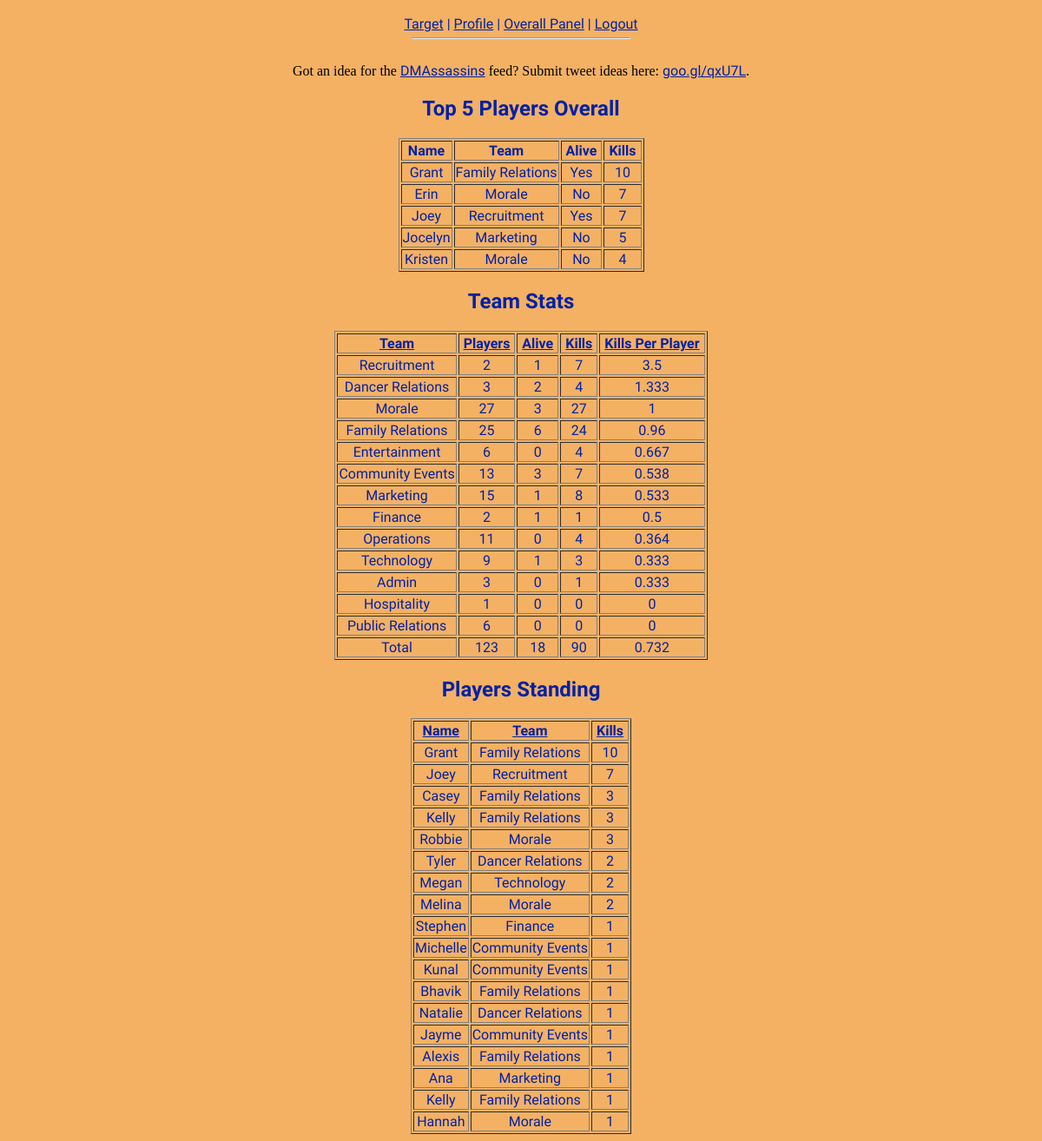
The page /leaderboard.php (signed in) on the database its author committed.
### tables this page shows
CREATE TABLE `users` (
  `pin` smallint(3) NOT NULL,
  `username` text,
  `password` text,
  `name` text,
  `email` text,
  `facebook` text,
  `team` smallint(2) DEFAULT NULL,
  `usertype` smallint(6) DEFAULT NULL,
  `killed` smallint(6) DEFAULT NULL,
  `alive` tinyint(1) DEFAULT NULL,
  `target` smallint(3) DEFAULT NULL,
  `targetted` tinyint(1) DEFAULT NULL,
  `time` timestamp NOT NULL DEFAULT CURRENT_TIMESTAMP ON UPDATE CURRENT_TIMESTAMP,
  PRIMARY KEY (`pin`)
);

### getTeam.php (called while the page is built)
<?php
function getTeam($teamNum)
{
	switch ($teamNum)
	{
		case	0	: $outputTeam = "Community Events"; break;
		case	1	: $outputTeam = "Dancer Relations"; break;
		case	2	: $outputTeam = "Entertainment"; break;
		case	3	: $outputTeam = "Family Relations"; break;
		case	4	: $outputTeam = "Finance"; break;
		case	5	: $outputTeam = "Hospitality"; break;
		case	6	: $outputTeam = "Marketing"; break;
		case	7	: $outputTeam = "Morale"; break;
		case	8	: $outputTeam = "Operations"; break;
		case	9	: $outputTeam = "Public Relations"; break;
		case	10	: $outputTeam = "Recruitment"; break;
		case	11	: $outputTeam = "Technology"; break;
		case	-1	: $outputTeam = "Admin"; break;
	}
	return $outputTeam;
}
?>

### leaderboard.php (the view, shortened to what this page needs)
<?php
include("dashboard.php");
printDashboard(3);
include("getTeam.php");
?>
<html>
<head>
</head>
<body>
<?php
	$table = "users";
$teamOrder		=	$_GET['teamOrder'];
$teamASC		= 	$_GET['teamASC'];
$standingOrder 	=	$_GET['standingOrder'];
$standingASC	=	$_GET['standingASC'];
if ($teamOrder == NULL)
	$teamOrder = 0;
if ($teamASC)
	$teamASCU="ASC";
else
	{$teamASCU="DESC";	$teamASC=0;}
if ($standingASC)
{	$standingASCU = "ASC";}
else
{	$standingASCU = "DESC"; $standingASC=0;}
if ($standingOrder==NULL)
	$standingOrder=2;
	echo("<p class='special'>Got an idea for the <a href='http://www.twitter.com/DMAssassins'>DMAssassins</a> feed? Submit tweet ideas here: <a href='http://goo.gl/qxU7L'>goo.gl/qxU7L</a>.</p>");
$result = mysql_query("SELECT * FROM $table WHERE pin > 100 ORDER BY killed DESC LIMIT 5");
	echo('<h2>Top 5 Players Overall</h2>');
	echo('<table border="1">
	<tr>
	<th>Name</th>
	<th>Team</th>
	<th>&nbsp;Alive&nbsp;</th>
	<th>&nbsp;Kills&nbsp;</th>');
while ($row = mysql_fetch_array($result))
	{
		$name = $row["name"];
		$kills = $row["killed"];
		$team = $row["team"];
		$alive = $row["alive"];
		$outputTeam = getTeam($team);
		if ($alive)
			$aliveText = "Yes";
		else
			$aliveText = "No";
		echo('</tr><tr><td align="center">'.$name);
		echo('</td><td align="center">'.$outputTeam);
		echo('</td><td align="center">'.$aliveText);
		echo('</td><td align="center">'.$kills);
	}
	echo('</td></tr></table>');
	switch ($teamOrder)
	{
		case	0	: $order = "(SUM(killed)/COUNT(name))"; break;
	}
	for ($i=0; $i<5; $i++)
	{
		$teamLink[$i] ="leaderboard.php?standingOrder=$standingOrder&&standingASC=$standingASC&&teamOrder=$i&&teamASC=";
		if ($teamOrder==$i)
			$teamLink[$i] = $teamLink[$i] . !($teamASC);
		else if ($tearmOrder == 1)
			$teamLink[$i] = $teamLink[$i] . "0";
		else
			$teamLink[$i] = $teamLink[$i] . "1";
	}
	$result = mysql_query("SELECT team, SUM(alive), SUM(killed), COUNT(name) FROM $table GROUP BY team ORDER BY $order $teamASCU");
	echo('<h2>Team Stats</h2>');
	echo('<table border="1">
	<tr>
	<th>&nbsp;<a href="'.$teamLink[1].'">Team</a>&nbsp;</th>
	<th>&nbsp;<a href="'.$teamLink[2].'">Players</a>&nbsp;</th>
	<th>&nbsp;<a href="'.$teamLink[3].'">Alive</a>&nbsp;</th>
	<th>&nbsp;<a href="'.$teamLink[4].'">Kills</a>&nbsp;</th>
	<th>&nbsp;<a href="'.$teamLink[0].'">Kills Per Player</a>&nbsp;</th>');
	while ($row = mysql_fetch_array($result))
	{
		$team = $row["team"];
		$players = $row ["COUNT(name)"];
		$totalPlayers = $totalPlayers + $players;
		$alive = $row["SUM(alive)"];
		$totalAlive = $totalAlive + $alive;
		$kills = $row["SUM(killed)"];
		$dead = $dead + $kills;
		$outputTeam = getTeam($team);
		if ($kills)
			$killsPerPlayer=$kills/$players;
		else
			$killsPerPlayer=0;
		echo('</tr><tr><td align="center">'.$outputTeam);
		echo('</td><td align="center">'.$players);
		echo('</td><td align="center">'.$alive);
		echo('</td><td align="center">'.$kills);
		echo('</td><td align="center">'.round($killsPerPlayer,3));
	}
	if ($dead)
		$killsPerPlayer=$dead/$totalPlayers;
	else
		$killsPerPlayer=0;
	echo('</tr><tr><td align="center"> Total');
	echo('</td><td align="center">'.$totalPlayers);
	echo('</td><td align="center">'.$totalAlive);
	echo('</td><td align="center">'.$dead);
	echo('</td><td align="center">'.round($killsPerPlayer,3));
	echo('</td></tr></table>');
switch ($standingOrder)
{
	case	2	: $order = "killed"; break;
}
for ($i=0; $i<3; $i++)
{
	$standingLink[$i] ="leaderboard.php?teamOrder=$teamOrder&&teamASC=$teamASC&&standingOrder=$i&&standingASC=";
	if ($standingOrder==$i)
		$standingLink[$i] = $standingLink[$i] . !($standingASC);
	else if ($i != 2)
		$standingLink[$i] = $standingLink[$i] . "1";
	else
		$standingLink[$i] = $standingLink[$i] . "0";
}
	$result = mysql_query("SELECT * FROM $table where alive!=0 AND pin >100 ORDER BY $order $standingASCU");
	echo('<h2>Players Standing</h2>');
	echo('<table border="1">
	<tr>
	<th><a href="'.$standingLink[0].'">Name</a></th>
	<th><a href="'.$standingLink[1].'">Team</a></th>
	<th>&nbsp;<a href="'.$standingLink[2].'">Kills</a>&nbsp;</th>');
	while ($row = mysql_fetch_array($result))
	{
		$name = $row["name"];
		$kills = $row["killed"];
		$team = $row["team"];
		$outputTeam = getTeam($team);
		echo('</tr><tr><td align="center">'.$name);
		echo('</td><td align="center">'.$outputTeam);
		echo('</td><td align="center">'.$kills);
	}
		echo('</td></tr></table>');
?>
</div>
</body>
</html>

### dashboard.php (shortened to what this page needs)
<hr width="250px" style="position: relative; top: 35px;" />
<link href="styles.css" rel="stylesheet" type="text/css" />
<?php
function printDashboard($pageid)
{
	$usertype = $_SESSION['usertype'];
	echo('<div align="center">');
	if ($pageid!=0)
		echo('<a href="index.php">Target</a>&nbsp;|&nbsp;');
	if  ($pageid!=1)
		echo('<a href="myProfile.php">Profile</a>&nbsp;|&nbsp;');
	if (($_SESSION['team']== -1  || $_SESSION['username'] == "sgiordano" || $_SESSION['username'] == "mgerstman") && $pageid!=4)
	{
		echo('<a href ="admin.php">Admin</a>&nbsp;|&nbsp;');
	}
	else if ($usertype && $pageid!=2 && $pageid!=4)
	{
		echo('<a href ="overall.php?team='.$_SESSION['team'].'">Overall Panel</a>&nbsp;|&nbsp;');
	}
	echo('<a href="logout.php">Logout</a><br /><br />');
}
?>

### styles.css (style rules this page uses)
body { background: #f4b164; background: -webkit-gradient(radial, center center, 0px, center center, 100%, color-stop(0%,#ea780e), color-stop(100%,#f4b164)); background: -moz-radial-gradient(center, ellipse cover, #ea780e 0%, #f4b164 100%); background: -ms-radial-gradient(center, ellipse cover, #ea780e 0%,#f4b164 100%); background: radial-gradient(center, ellipse cover, #ea780e 0%,#f4b164 100%); filter: progid:DXImageTransform.Microsoft.gradient( startColorstr='#ea780e', endColorstr='#f4b164',GradientType=1 ); background-position: 100% 100%; background-repeat: no-repeat; background-attachment: fixed; }
a { color: #0021A5; text-decoration: underline; font-family: 'Kameron', serif; }
p.special { color: black; font-family:'Times New Roman', Times, serif; }
div { color: #0021A5; font-family: 'Kameron', serif; }
table { color: #0021A5; }

### rows shown on the page
users: name "Grant", team "Family Relations", alive "Yes", killed "10"
users: name "Erin", team "Morale", alive "No", killed "7"
users: name "Joey", team "Recruitment", alive "Yes", killed "7"
users: name "Jocelyn", team "Marketing", alive "No", killed "5"
users: name "Kristen", team "Morale", alive "No", killed "4"
users: name "Casey", team "Family Relations", killed "3"
users: name "Kelly", team "Family Relations", killed "3"
users: name "Robbie", team "Morale", killed "3"
users: name "Tyler", team "Dancer Relations", killed "2"
users: name "Megan", team "Technology", killed "2"
users: name "Melina", team "Morale", killed "2"
users: name "Stephen", team "Finance", killed "1"
users: name "Michelle", team "Community Events", killed "1"
users: name "Kunal", team "Community Events", killed "1"
users: name "Bhavik", team "Family Relations", killed "1"
users: name "Natalie", team "Dancer Relations", killed "1"
users: name "Jayme", team "Community Events", killed "1"
users: name "Alexis", team "Family Relations", killed "1"
users: name "Ana", team "Marketing", killed "1"
users: name "Kelly", team "Family Relations", killed "1"
users: name "Hannah", team "Morale", killed "1"

### other values the page prints
$outputTeam "Recruitment"
$players "2"
$alive "1"
$kills "7"
$killsPerPlayer "3.5"
$outputTeam "Dancer Relations"
$players "3"
$alive "2"
$kills "4"
$killsPerPlayer "1.333"
$outputTeam "Morale"
$players "27"
$alive "3"
$kills "27"
$killsPerPlayer "1"
